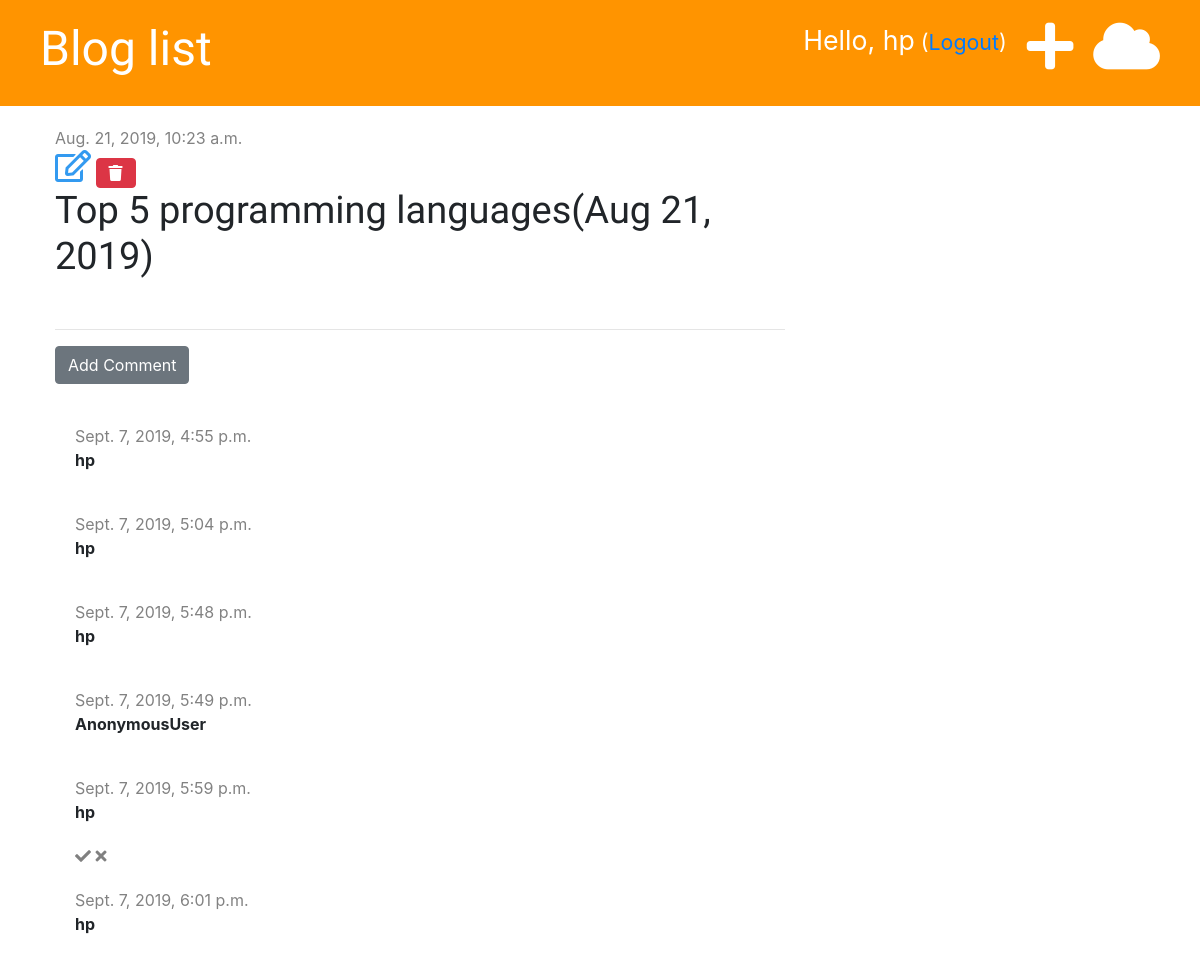
The app's page /post/2/ (signed in), older data.
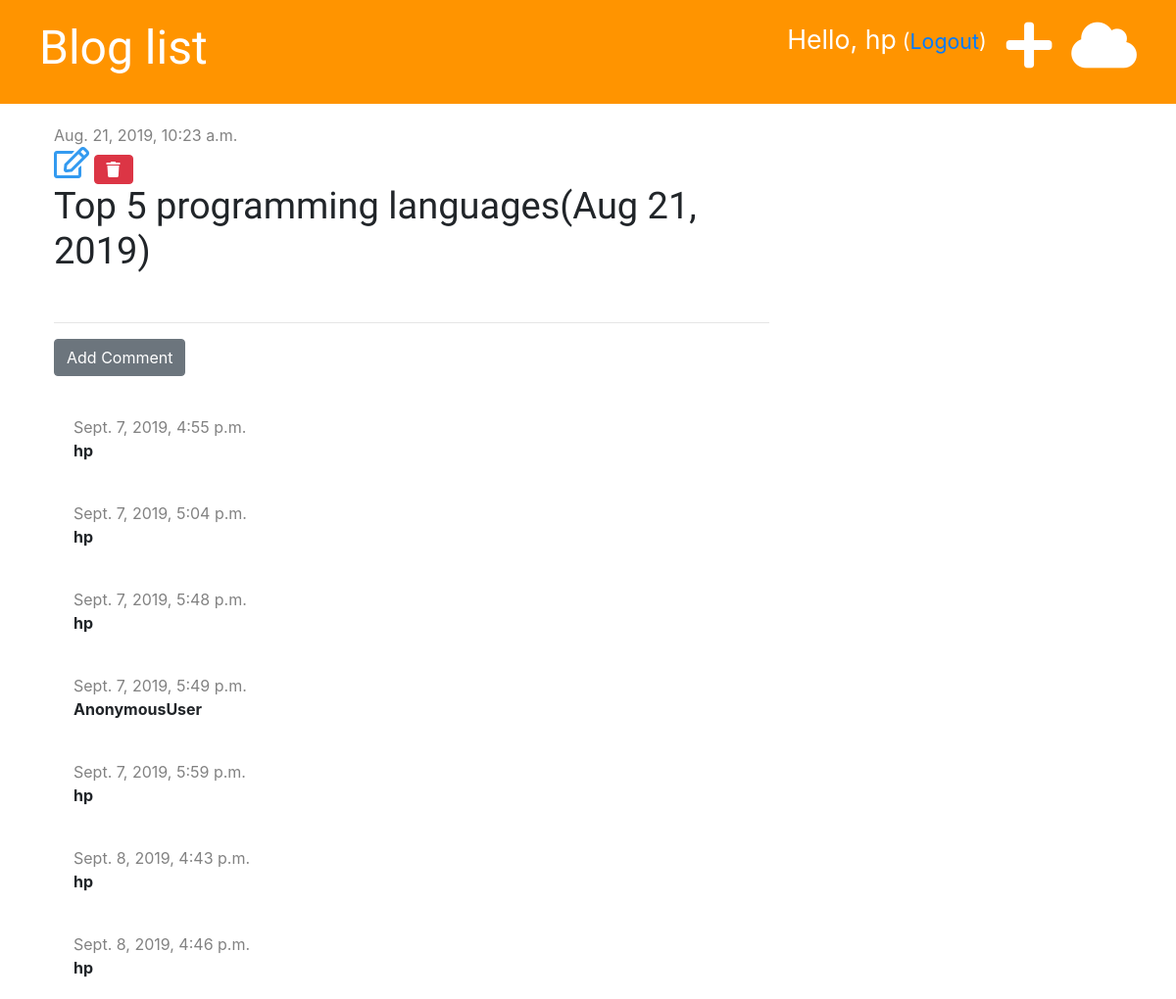
The same page, newer data.
### blog/models.py (models this page shows, shortened)
class Comment(models.Model):
    post = models.ForeignKey('blog.Post', on_delete=models.CASCADE, related_name='comments')
    author = models.CharField(max_length=50)
    text = models.TextField()
    created_date = models.DateTimeField(default=timezone.now)
    approved = models.BooleanField(default=False)

### blog/views.py (the view)
# urls.py: path('post/<int:pk>/', views.post_detail, name='post_detail'),
def post_detail(request, pk):
    post = get_object_or_404(Post, pk=pk)
    stuff_for_frontend = {'post': post}
    return render(request, 'blog/post_detail.html', stuff_for_frontend)

### blog/templatetags/markdownify.py (called while the page is built)
@register.filter
def markdown(value):
    renderer = HighlightRenderer()
    markdown = mistune.Markdown(renderer=renderer)
    return markdown(value)

### blog/templates/blog/post_detail.html (shortened to what this page needs)
{% extends 'blog/base.html' %}
{% load markdownify %}
{% block content %}
    <div class="post">
        {% if post.published_date %}
            <div class="date">
                {{ post.published_date }}
            </div>
        {% else %}
            <a href="{% url 'post_publish' pk=post.pk %}" class="btn btn-primary">Publish</a>
        {% endif %}
        {% if user.is_authenticated %}
            <a href="{% url 'post_edit' pk=post.pk %}"><i class="far fa-edit fa-2x" style="color: #339af0"></i></a>
        {% endif %}
        {% if user.is_authenticated %}
            <a href="{% url 'post_delete' pk=post.pk %}" class="btn btn-danger"
               onclick="return confirm('Are you sure to delete.?')">
                <i class="fas fa-trash"></i>
            </a>
        {% endif %}
        <h1>{{ post.title }}</h1>
    </div>
    <hr>
    <a href="{% url 'add_comment_to_post' pk=post.pk %}" class="btn btn-secondary" >Add Comment</a>
    {% for comment in post.comments.all %}
        {% if user.is_authenticated or comment.approved %}
            <div class="comment">
                {% if not comment.approved and user.is_superuser %}
                    <a href="{% url 'approve_comment' pk=comment.pk %}"><i class="fas fa-check" style="color: gray"></i></a>
                    <a href="{% url 'remove_comment' pk=comment.pk %}"><i class="fas fa-times" style="color: gray"></i></a>
                {% endif %}
                <div class="date">
                    {{ comment.created_date }}
                </div>
                <strong>{{ comment.author }}</strong>
            </div>
        {% endif %}
    {% empty %}
        <p>No comment yet...</p>
    {% endfor %}
{% endblock %}

Row changes from the older to the newer data that the page shows:
removed Comment: approved False (drawn), created_date "Sept. 7, 2019, 6:01 p.m.", author "hp"
added Comment: created_date "Sept. 8, 2019, 4:43 p.m.", author "hp"
added Comment: created_date "Sept. 8, 2019, 4:46 p.m.", author "hp"
